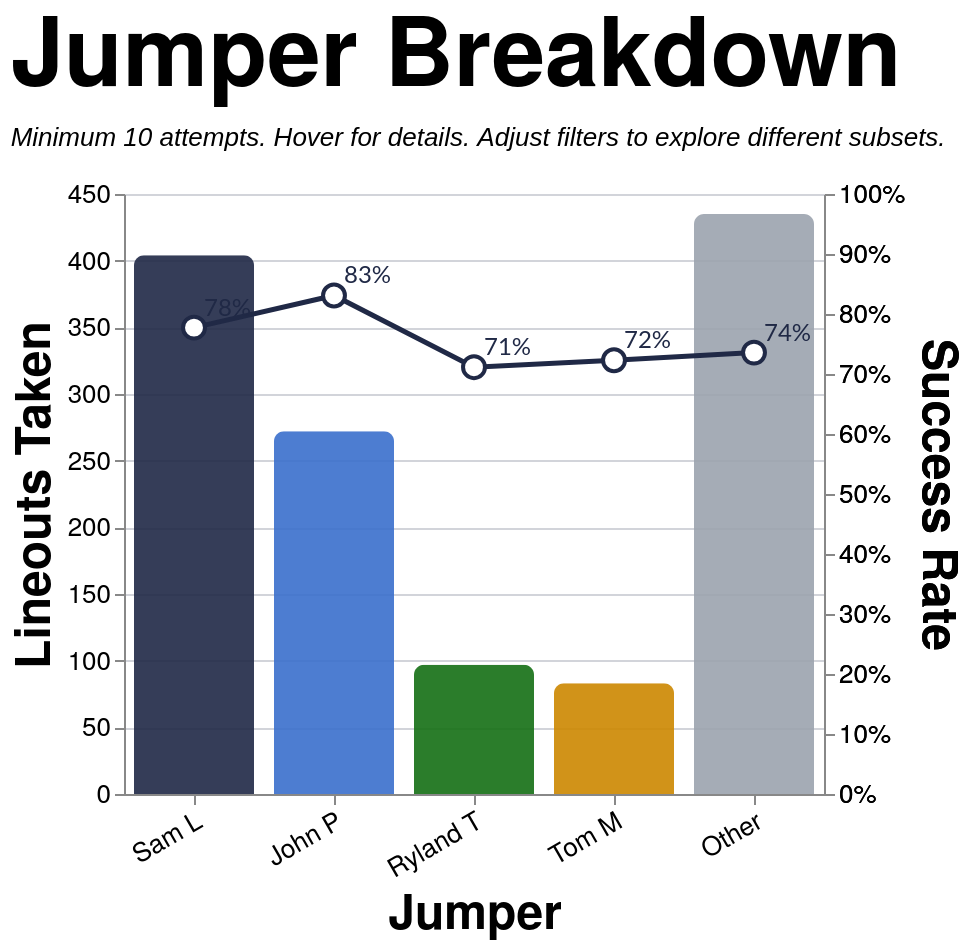

Here is the Vega-Lite specification saved for this chart:
### Vega-Lite specification from a JSON file in a GitHub repository (floating-point values rounded to 4 significant figures; data arrays with more than 128 entries replaced by an {"elided": "..."} marker saying what was removed)
{"config": {"axis": {"labelFont": "PT Sans Narrow, Helvetica Neue, Helvetica, Arial, sans-serif", "titleFont": "PT Sans Narrow, Helvetica Neue, Helvetica, Arial, sans-serif", "labelFontSize": 13, "titleFontSize": 24, "gridColor": "#202947", "gridOpacity": 0.2, "zindex": 1}, "text": {"font": "Lato, sans-serif"}, "bar": {"cornerRadiusEnd": 5}, "header": {"labelFont": "PT Sans Narrow, Helvetica Neue, Helvetica, Arial, sans-serif", "titleFont": "PT Sans Narrow, Helvetica Neue, Helvetica, Arial, sans-serif", "labelFontSize": 24, "titleFontSize": 28, "labelFontWeight": "bold", "orient": "left"}, "legend": {"labelFont": "PT Sans Narrow, Helvetica Neue, Helvetica, Arial, sans-serif", "titleFont": "PT Sans Narrow, Helvetica Neue, Helvetica, Arial, sans-serif", "labelFontSize": 14, "titleFontSize": 16, "titlePadding": 5, "fillColor": "white", "strokeColor": "black", "padding": 10, "titleFontWeight": "lighter", "titleFontStyle": "italic", "titleColor": "gray", "offset": 10}, "title": {"font": "PT Sans Narrow, Helvetica Neue, Helvetica, Arial, sans-serif", "fontSize": 48, "fontWeight": "bold", "anchor": "start", "align": "center", "titlePadding": 20, "subtitlePadding": 10, "subtitleFontSize": 13, "subtitleColor": "", "subtitleFontStyle": "italic", "offset": 15, "color": "black"}, "axisX": {"labelAngle": 0}, "facet": {"title": null, "header": null, "align": {"row": "each", "column": "each"}, "spacing": 10}, "resolve": {"scale": {"y": "independent", "facet": "independent"}}, "background": "transparent", "scale": {"offsetBandPaddingOuter": 0.2, "offsetBandPaddingInner": 0.1}, "view": {"stroke": null, "background": "transparent"}}, "layer": [{"mark": {"type": "bar", "opacity": 0.9, "size": 60}, "encoding": {"color": {"field": "jumper_tier", "legend": null, "scale": {"domain": ["Sam L", "John P", "Ryland T", "Tom M", "Other"], "range": ["#202946", "#3a6fcc", "#146f14", "#cc8800", "#9ca3af"]}, "type": "nominal"}, "stroke": {"value": "transparent"}, "tooltip": [{"field": "jumper_tier_name", "title": "Jumper", "type": "nominal"}, {"field": "attempts", "format": ",.0f", "title": "Attempts", "type": "quantitative"}, {"field": "won", "format": ",.0f", "title": "Won", "type": "quantitative"}, {"field": "success_rate", "format": ".1%", "title": "Success Rate", "type": "quantitative"}], "x": {"axis": {"labelAngle": -30}, "field": "jumper_tier", "sort": ["Sam L", "John P", "Ryland T", "Tom M", "Other"], "title": "Jumper", "type": "nominal"}, "y": {"field": "attempts", "title": "Lineouts Taken", "type": "quantitative"}}, "transform": [{"filter": "(loSquad == 'All' || datum.squad == loSquad) && (loSeason == 'All' || datum.season == loSeason) && (loGameType == 'All' || (loGameType == 'League + Cup' && (datum.game_type == 'League' || datum.game_type == 'Cup')) || (loGameType == 'League only' && datum.game_type == 'League') || datum.game_type == loGameType) && (loThrower == 'All' || datum.thrower == loThrower) && (loJumper == 'All' || datum.jumper == loJumper) && (loArea == 'All' || datum.area == loArea) && (loNumbers == 'All' || datum.numbers == loNumbers)"}, {"aggregate": [{"op": "count", "as": "attempts"}, {"op": "sum", "field": "won", "as": "won"}], "groupby": ["jumper_tier", "jumper_tier_name"]}, {"calculate": "datum.won / datum.attempts", "as": "success_rate"}]}, {"mark": {"type": "line", "point": {"fill": "white", "filled": false, "size": 120, "stroke": "#202946"}, "stroke": "#202946", "strokeWidth": 2.5}, "encoding": {"tooltip": [{"field": "jumper_tier_name", "title": "Jumper", "type": "nominal"}, {"field": "attempts", "format": ",.0f", "title": "Attempts", "type": "quantitative"}, {"field": "won", "format": ",.0f", "title": "Won", "type": "quantitative"}, {"field": "success_rate", "format": ".1%", "title": "Success Rate", "type": "quantitative"}], "x": {"axis": {"labelAngle": -30}, "field": "jumper_tier", "sort": ["Sam L", "John P", "Ryland T", "Tom M", "Other"], "title": "Jumper", "type": "nominal"}, "y": {"axis": {"format": "%", "orient": "right"}, "field": "success_rate", "scale": {"domain": [0, 1]}, "title": "Success Rate", "type": "quantitative"}}, "transform": [{"filter": "(loSquad == 'All' || datum.squad == loSquad) && (loSeason == 'All' || datum.season == loSeason) && (loGameType == 'All' || (loGameType == 'League + Cup' && (datum.game_type == 'League' || datum.game_type == 'Cup')) || (loGameType == 'League only' && datum.game_type == 'League') || datum.game_type == loGameType) && (loThrower == 'All' || datum.thrower == loThrower) && (loJumper == 'All' || datum.jumper == loJumper) && (loArea == 'All' || datum.area == loArea) && (loNumbers == 'All' || datum.numbers == loNumbers)"}, {"aggregate": [{"op": "count", "as": "attempts"}, {"op": "sum", "field": "won", "as": "won"}], "groupby": ["jumper_tier", "jumper_tier_name"]}, {"calculate": "datum.won / datum.attempts", "as": "success_rate"}]}, {"mark": {"type": "text", "align": "left", "baseline": "middle", "color": "#202946", "dx": 5, "dy": -10, "fontSize": 12}, "encoding": {"text": {"field": "success_rate", "format": ".0%", "type": "quantitative"}, "x": {"axis": {"labelAngle": -30}, "field": "jumper_tier", "sort": ["Sam L", "John P", "Ryland T", "Tom M", "Other"], "title": "Jumper", "type": "nominal"}, "y": {"axis": {"format": "%", "orient": "right"}, "field": "success_rate", "scale": {"domain": [0, 1]}, "title": "Success Rate", "type": "quantitative"}}, "transform": [{"filter": "(loSquad == 'All' || datum.squad == loSquad) && (loSeason == 'All' || datum.season == loSeason) && (loGameType == 'All' || (loGameType == 'League + Cup' && (datum.game_type == 'League' || datum.game_type == 'Cup')) || (loGameType == 'League only' && datum.game_type == 'League') || datum.game_type == loGameType) && (loThrower == 'All' || datum.thrower == loThrower) && (loJumper == 'All' || datum.jumper == loJumper) && (loArea == 'All' || datum.area == loArea) && (loNumbers == 'All' || datum.numbers == loNumbers)"}, {"aggregate": [{"op": "count", "as": "attempts"}, {"op": "sum", "field": "won", "as": "won"}], "groupby": ["jumper_tier", "jumper_tier_name"]}, {"calculate": "datum.won / datum.attempts", "as": "success_rate"}]}], "data": {"name": "data-d060358b0c7f7518d4fb220f4dd25dd7"}, "height": 300, "params": [{"name": "loSquad", "value": "All"}, {"name": "loSeason", "value": "All"}, {"name": "loGameType", "value": "All"}, {"name": "loThrower", "value": "All"}, {"name": "loJumper", "value": "All"}, {"name": "loArea", "value": "All"}, {"name": "loNumbers", "value": "All"}], "resolve": {"scale": {"y": "independent"}}, "title": {"text": "Jumper Breakdown", "subtitle": "Minimum 10 attempts. Hover for details. Adjust filters to explore different subsets."}, "width": {"step": 70}, "$schema": "https://vega.github.io/schema/vega-lite/v5.20.1.json", "datasets": {"data-d060358b0c7f7518d4fb220f4dd25dd7": {"elided": "1291 records"}}}
